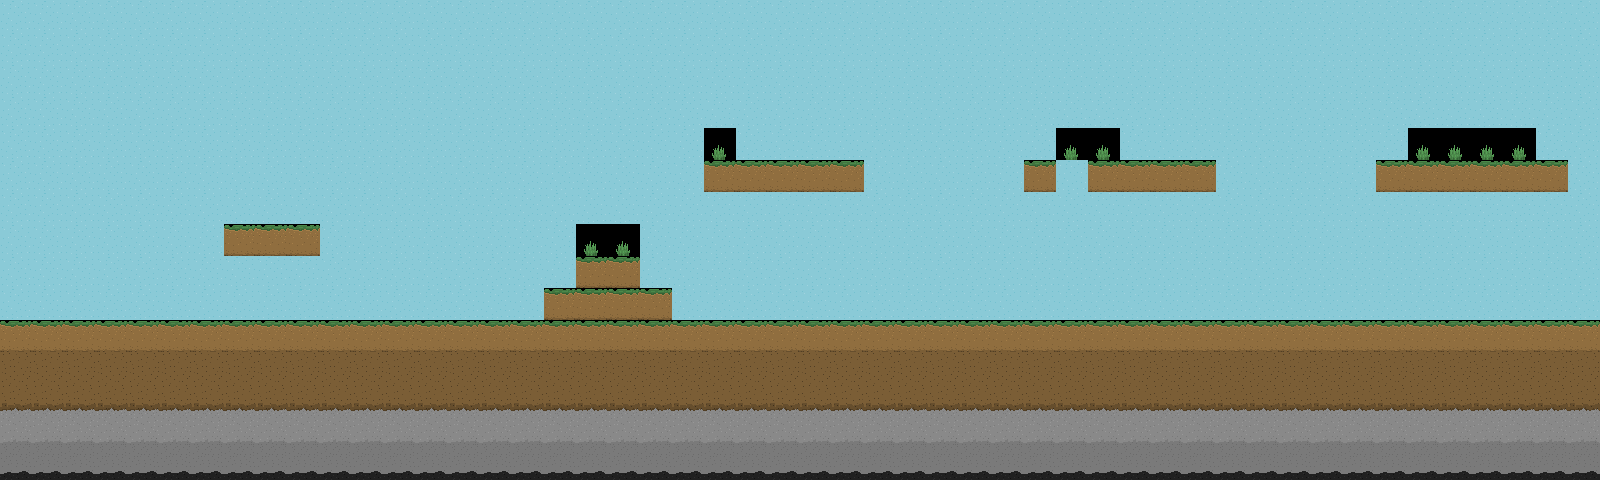

A level layout from a 2D game, rendered from its tile map. Below: a short description, then the map file with tile-grid data replaced by summaries:
An orthogonal 50x15 tile map with 32x32 px tiles, 1 tile layer (Terreno).

<map version="1.2" tiledversion="1.2.2" orientation="orthogonal" renderorder="right-down" width="50" height="15" tilewidth="32" tileheight="32" infinite="0" nextlayerid="4" nextobjectid="1">
 <tileset firstgid="1" name="PixelAtlas" tilewidth="32" tileheight="32" tilecount="20" columns="4">
 <image source="PixelAtlas.png" width="128" height="160" />
    </tileset>
 <layer id="1" name="Terreno" width="50" height="15">
  <data>[750 cells, 750 non-empty, 7 distinct tile ids]</data>
 </layer>
</map>
